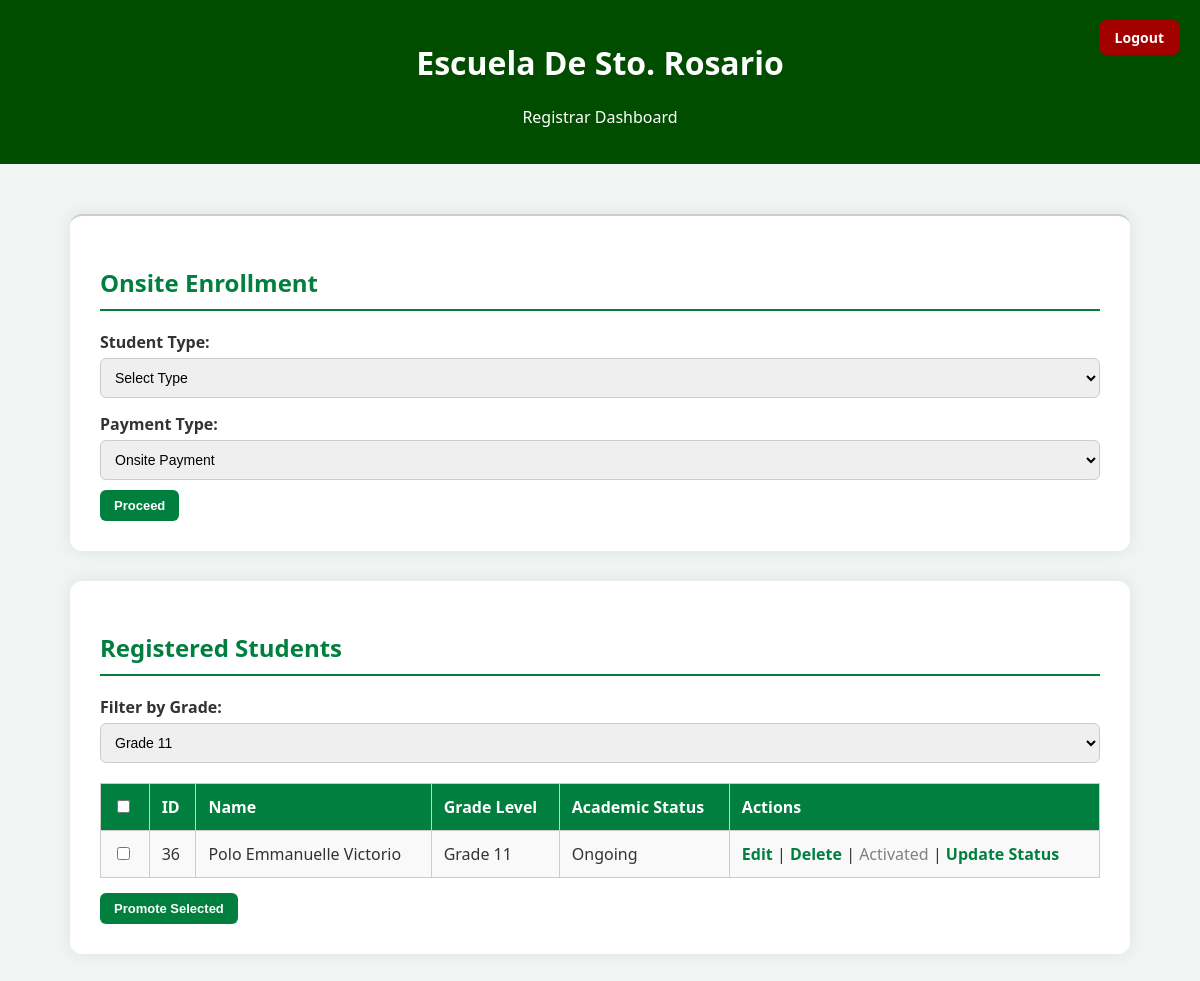
Page /registrar_dashboard.php?grade_filter=Grade 11 on the committed database.
### tables this page shows
CREATE TABLE `students_registration` (
  `id` int(11) NOT NULL,
  `student_number` varchar(50) DEFAULT NULL,
  `year` varchar(50) NOT NULL,
  `course` varchar(50) DEFAULT NULL,
  `lrn` varchar(50) NOT NULL,
  `lastname` varchar(100) NOT NULL,
  `firstname` varchar(100) NOT NULL,
  `middlename` varchar(100) NOT NULL,
  `specaddress` varchar(255) NOT NULL,
  `brgy` varchar(100) NOT NULL,
  `city` varchar(100) NOT NULL,
  `mother` varchar(100) NOT NULL,
  `father` varchar(100) NOT NULL,
  `gname` varchar(100) DEFAULT NULL,
  `sex` varchar(10) NOT NULL,
  `dob` date NOT NULL,
  `religion` varchar(50) NOT NULL,
  `emailaddress` varchar(100) NOT NULL,
  `contactno` varchar(20) NOT NULL,
  `schooltype` varchar(50) NOT NULL,
  `sname` varchar(255) DEFAULT NULL,
  `created_at` timestamp NOT NULL DEFAULT CURRENT_TIMESTAMP,
  `enrollment_status` enum('waiting','enrolled') DEFAULT 'waiting',
  `student_type` varchar(10) DEFAULT NULL,
  `academic_status` varchar(50) NOT NULL DEFAULT '',
  `portal_status` enum('pending','activated') DEFAULT 'pending'
);

### registrar_dashboard.php (the view, shortened to what this page needs)
<?php
include('db_connection.php');
?>
<!DOCTYPE html>
<html lang="en">
<head>
</head>
<body>
<header style="position: relative;">
  <h1>Escuela De Sto. Rosario</h1>
  <p>Registrar Dashboard</p>
  <a href="registrar_login.php" class="logout-btn">Logout</a>
</header>
<?php
$grade_filter = isset($_GET['grade_filter']) ? $_GET['grade_filter'] : '';
if ($grade_filter) {
    $stmt = $conn->prepare("
        SELECT sr.*, sa.email AS emailaddress
        FROM students_registration sr
        LEFT JOIN student_accounts sa ON sr.emailaddress = sa.email
        WHERE sr.enrollment_status = 'enrolled' AND sr.year = ?
    ");
    $stmt->bind_param("s", $grade_filter);
    $stmt->execute();
    $result = $stmt->get_result();
}
?>
<div class="container form-section">
  <h2>Onsite Enrollment</h2>
  <form action="onsite_enrollment.php" method="GET">
      <label for="student_type">Student Type:</label>
      <select id="student_type" name="student_type" required>
          <option value="">Select Type</option>
      </select>
      <div id="paymentTypeField" style="display:block; margin-top:10px;">
          <label for="payment_type">Payment Type:</label>
          <select id="payment_type" name="payment_type">
              <option value="onsite">Onsite Payment</option>
          </select>
      </div>
      <input type="submit" value="Proceed">
  </form>
</div>
<div class="container">
<h2>Registered Students</h2>
<form method="GET" style="margin-bottom:20px;">
    <label for="grade_filter"><b>Filter by Grade:</b></label>
    <select name="grade_filter" id="grade_filter" onchange="this.form.submit()">
        <?php
        $grades = ["Preschool","Kinder 1","Kinder 2",
                   "Grade 1","Grade 2","Grade 3","Grade 4","Grade 5","Grade 6",
                   "Grade 7","Grade 8","Grade 9","Grade 10",
                   "Grade 11","Grade 12"];
        foreach ($grades as $g) {
            $sel = ($grade_filter === $g) ? 'selected' : '';
            echo "<option value=\"$g\" $sel>$g</option>";
        }
        ?>
    </select>
</form>
<form method="POST" action="bulk_promote.php">
<?php if ($result && $result->num_rows > 0): ?>
<table>
<tr>
    <th><input type="checkbox" id="checkAll"></th>
    <th>ID</th>
    <th>Name</th>
    <th>Grade Level</th>
    <th>Academic Status</th>
    <th>Actions</th>
</tr>
<?php while ($row = $result->fetch_assoc()): ?>
<tr>
    <td>
        <input type="checkbox" name="student_ids[]" value="<?= $row['id'] ?>">
    </td>
    <td><?= $row['id'] ?></td>
    <td><?= htmlspecialchars($row['firstname'] . ' ' . $row['lastname']) ?></td>
    <td><?= htmlspecialchars($row['year']) ?></td>
    <td>
        <?php
        if ($row['year'] === 'Grade 12' && $row['academic_status'] === 'Passed') {
            echo '<span class="badge bg-success">Graduated</span>';
        } else {
            echo !empty($row['academic_status']) ? htmlspecialchars($row['academic_status']) : 'Pending';
        }
        ?>
    </td>
    <td>
        <a href="edit_student.php?id=<?= $row['id'] ?>">Edit</a> |
        <a href="delete_student.php?id=<?= $row['id'] ?>" onclick="return confirm('Are you sure?')">Delete</a>
        <?php if ($row['portal_status'] === 'activated'): ?>
            | <span style="color:gray;">Activated</span>
        <?php else: ?>
          | <a href="activate_student.php?id=<?= $row['id'] ?>" onclick="return confirm('Activate student portal account?')">Activate</a>
        <?php endif; ?>
        <?php if ($row['academic_status'] === 'Graduated'): ?>
            | <span class="badge bg-success">Graduated</span>
        <?php else: ?>
            | <a href="update_student_status.php?id=<?= $row['id'] ?>">Update Status</a>
        <?php endif; ?>
    </td>
</tr>
<?php endwhile; ?>
</table>
<input type="submit" value="Promote Selected" style="margin-top:15px;">
</form>
<?php else: ?>
<p>No enrolled students found.</p>
<?php endif; ?>
</div>
</body>
</html>

### registrar_dashboard.php (style rules this page uses)
body { font-family: 'Segoe UI', Tahoma, Geneva, Verdana, sans-serif; background-color: #f0f4f3; margin: 0; padding: 0; color: #333; }
.container { width: 90%; max-width: 1000px; margin: 30px auto; background: white; padding: 30px; border-radius: 12px; box-shadow: 0 0 15px rgba(0, 0, 0, 0.08); }
h2 { color: #007f3f; border-bottom: 2px solid #007f3f; padding-bottom: 10px; }
table { width: 100%; border-collapse: collapse; margin-top: 20px; }
table, th, td { border: 1px solid #ccc; }
th, td { padding: 12px; text-align: left; }
th { background-color: #007f3f; color: white; }
tr:nth-child(even) { background-color: #f9f9f9; }
a { color: #007f3f; text-decoration: none; font-weight: bold; }
label { display: block; margin-top: 15px; font-weight: bold; }
input[type="text"], textarea, select { width: 100%; padding: 10px; margin-top: 5px; border: 1px solid #ccc; border-radius: 6px; font-size: 14px; }
header { background-color: #004d00; color: white; text-align: center; padding: 20px 0; position: relative; }
.logout-btn { position: absolute; top: 20px; right: 20px; background-color: #a30000; color: white; border: none; padding: 8px 16px; border-radius: 8px; font-weight: bold; cursor: pointer; transition: background-color 0.3s ease; text-decoration: none; font-size: 14px; }
input[type="submit"], button { margin-top: 10px; background-color: #007f3f; color: white; padding: 8px 14px; border: none; border-radius: 6px; font-weight: bold; cursor: pointer; transition: background-color 0.3s ease; font-size: 13px; }
.form-section { margin-top: 50px; border-top: 2px solid #ccc; padding-top: 30px; }

### rows in the picture
students_registration: id "36", firstname+lastname "Polo Emmanuelle Victorio", year "Grade 11", academic_status "Ongoing", portal_status "Activated"

### other values in the picture
form field grade_filter "Grade 11"
